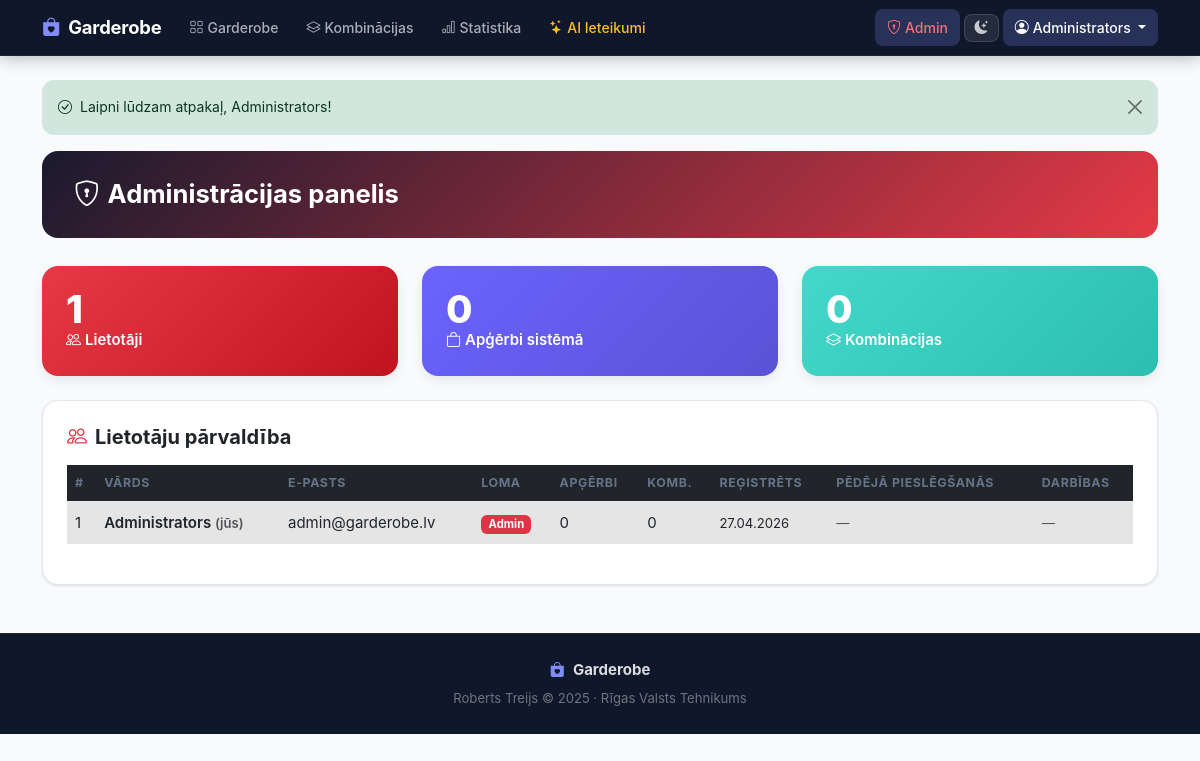
Screenshot of /pages/admin.php (signed in) with the database file from the repository.
### tables this page shows
CREATE TABLE IF NOT EXISTS users (
    id BIGINT UNSIGNED NOT NULL AUTO_INCREMENT,
    name VARCHAR(100) NOT NULL,
    email VARCHAR(150) NOT NULL UNIQUE,
    password VARCHAR(255) NOT NULL,
    role ENUM('user','premium','admin') DEFAULT 'user',
    style_preferences VARCHAR(100) NULL,
    sizes VARCHAR(100) NULL,
    last_login TIMESTAMP NULL DEFAULT NULL,
    created_at TIMESTAMP DEFAULT CURRENT_TIMESTAMP,
    PRIMARY KEY (id)
);

### includes/auth.php (called while the page is built, shortened)
<?php
function isLoggedIn() {
    return isset($_SESSION['user_id']);
}
function getCurrentUser() {
    $db = getDB();
    $stmt = $db->prepare("SELECT * FROM users WHERE id = ?");
    $stmt->execute([$_SESSION['user_id']]);
    return $stmt->fetch();
}
function isPremium() {
    $user = getCurrentUser();
    return $user && in_array($user['role'], ['premium', 'admin']);
}
function getFlash() {
    if (isset($_SESSION['flash'])) {
        $flash = $_SESSION['flash'];
        return $flash;
    }
    return null;
}
function sanitize($str) {
    return htmlspecialchars(trim($str), ENT_QUOTES, 'UTF-8');
}

### pages/admin.php (the view, shortened to what this page needs)
<?php
require_once __DIR__ . '/../includes/auth.php';
$user = getCurrentUser();
$db   = getDB();
$userCount    = $db->query("SELECT COUNT(*) FROM users")->fetchColumn();
$clothingCount= $db->query("SELECT COUNT(*) FROM clothing")->fetchColumn();
$outfitCount  = $db->query("SELECT COUNT(*) FROM outfits")->fetchColumn();
$users = $db->query("SELECT u.*,
    (SELECT COUNT(*) FROM clothing WHERE user_id=u.id) as clothing_count,
    (SELECT COUNT(*) FROM outfits WHERE user_id=u.id) as outfit_count
    FROM users u ORDER BY u.created_at DESC")->fetchAll();
require_once __DIR__ . '/../includes/header.php';
?>
<div class="page-header" style="background:linear-gradient(135deg,#1a1a2e,#e63946);">
  <h1><i class="bi bi-shield-lock me-2"></i>Administrācijas panelis</h1>
</div>
<div class="row g-4 mb-4">
  <div class="col-md-4">
    <div class="stat-card" style="background:linear-gradient(135deg,#e63946,#c1121f);">
      <div class="stat-num"><?= $userCount ?></div>
      <div class="fw-semibold"><i class="bi bi-people me-1"></i>Lietotāji</div>
    </div>
  </div>
  <div class="col-md-4">
    <div class="stat-card" style="background:linear-gradient(135deg,#6c63ff,#5a52d5);">
      <div class="stat-num"><?= $clothingCount ?></div>
      <div class="fw-semibold"><i class="bi bi-bag me-1"></i>Apģērbi sistēmā</div>
    </div>
  </div>
  <div class="col-md-4">
    <div class="stat-card" style="background:linear-gradient(135deg,#43d8c9,#2cbfb1);">
      <div class="stat-num"><?= $outfitCount ?></div>
      <div class="fw-semibold"><i class="bi bi-layers me-1"></i>Kombinācijas</div>
    </div>
  </div>
</div>
<div class="card p-4">
  <h5 class="fw-bold mb-3"><i class="bi bi-people me-2 text-danger"></i>Lietotāju pārvaldība</h5>
  <div class="table-responsive">
    <table class="table table-hover align-middle">
      <thead class="table-dark">
        <tr>
          <th>#</th><th>Vārds</th><th>E-pasts</th><th>Loma</th>
          <th>Apģērbi</th><th>Komb.</th><th>Reģistrēts</th><th>Pēdējā pieslēgšanās</th><th>Darbības</th>
        </tr>
      </thead>
      <tbody>
      <?php foreach ($users as $u):
        $roleClass = ['user'=>'secondary','premium'=>'warning','admin'=>'danger'];
        $roleLV    = ['user'=>'Lietotājs','premium'=>'Premium','admin'=>'Admin'];
      ?>
      <tr <?= $u['id']==$user['id'] ? 'class="table-active"' : '' ?>>
        <td><?= $u['id'] ?></td>
        <td class="fw-semibold"><?= sanitize($u['name']) ?>
          <?php if ($u['id']==$user['id']): ?><small class="text-muted">(jūs)</small><?php endif; ?>
        </td>
        <td><?= sanitize($u['email']) ?></td>
        <td><span class="badge bg-<?= $roleClass[$u['role']] ?>"><?= $roleLV[$u['role']] ?></span></td>
        <td><?= $u['clothing_count'] ?></td>
        <td><?= $u['outfit_count'] ?></td>
        <td><small><?= date('d.m.Y', strtotime($u['created_at'])) ?></small></td>
        <td><small class="text-muted"><?= $u['last_login'] ? date('d.m.Y H:i', strtotime($u['last_login'])) : '—' ?></small></td>
        <td>
          <?php if ($u['id'] != $user['id']): ?>
          <form method="POST" class="d-inline-flex gap-1 align-items-center">
            <input type="hidden" name="csrf_token" value="<?= generateCSRF() ?>">
            <input type="hidden" name="uid" value="<?= $u['id'] ?>">
            <select name="role" class="form-select form-select-sm" style="width:120px;">
              <option value="user"    <?= $u['role']==='user'    ?'selected':'' ?>>Lietotājs</option>
              <option value="premium" <?= $u['role']==='premium' ?'selected':'' ?>>Premium</option>
              <option value="admin"   <?= $u['role']==='admin'   ?'selected':'' ?>>Admin</option>
            </select>
            <button type="submit" name="change_role" class="btn btn-sm btn-primary">
              <i class="bi bi-check"></i>
            </button>
          </form>
          <a href="?delete_user=<?= $u['id'] ?>" class="btn btn-sm btn-outline-danger"
             onclick="return confirmDelete('Dzēst lietotāju <?= sanitize($u['name']) ?>? Tiks dzēsti arī visi viņa dati.')">
            <i class="bi bi-trash"></i>
          </a>
          <?php else: ?>
          <span class="text-muted small">—</span>
          <?php endif; ?>
        </td>
      </tr>
      <?php endforeach; ?>
      </tbody>
    </table>
  </div>
</div>
<?php require_once __DIR__ . '/../includes/footer.php'; ?>

### includes/header.php (shortened to what this page needs)
<!DOCTYPE html>
<html lang="lv">
<head>
    <link href="https://cdn.jsdelivr.net/npm/bootstrap@5.3.0/dist/css/bootstrap.min.css" rel="stylesheet">
    <link href="https://cdn.jsdelivr.net/npm/bootstrap-icons@1.11.0/font/bootstrap-icons.css" rel="stylesheet">
    <link href="<?= SITE_URL ?>/css/style.css" rel="stylesheet">
</head>
<body>
<nav class="navbar navbar-expand-lg navbar-dark sticky-top" id="mainNav">
  <div class="container">
    <a class="navbar-brand fw-bold" href="<?= SITE_URL ?>">
      <i class="bi bi-bag-heart-fill me-2" style="color:#818cf8;"></i>Garderobe
    </a>
    <div class="collapse navbar-collapse" id="navMenu">
      <ul class="navbar-nav me-auto gap-1 mt-2 mt-lg-0">
        <?php if (isLoggedIn()): ?>
        <li class="nav-item">
          <a class="nav-link" href="<?= SITE_URL ?>/pages/wardrobe.php"><i class="bi bi-grid me-1"></i>Garderobe</a>
        </li>
        <li class="nav-item">
          <a class="nav-link" href="<?= SITE_URL ?>/pages/outfits.php"><i class="bi bi-layers me-1"></i>Kombinācijas</a>
        </li>
        <li class="nav-item">
          <a class="nav-link" href="<?= SITE_URL ?>/pages/stats.php"><i class="bi bi-bar-chart me-1"></i>Statistika</a>
        </li>
        <?php if (isPremium()): ?>
        <li class="nav-item">
          <a class="nav-link" href="<?= SITE_URL ?>/pages/ai.php" style="color:#fbbf24 !important;"><i class="bi bi-stars me-1"></i>AI Ieteikumi</a>
        </li>
        <?php endif; ?>
        <?php endif; ?>
      </ul>
      <ul class="navbar-nav align-items-lg-center gap-1 mt-2 mt-lg-0">
        <?php if (isLoggedIn()):
          $navUser = getCurrentUser(); ?>
        <?php if ($navUser['role'] === 'admin'): ?>
        <li class="nav-item">
          <a class="nav-link" href="<?= SITE_URL ?>/pages/admin.php" style="color:#f87171 !important;"><i class="bi bi-shield-lock me-1"></i>Admin</a>
        </li>
        <?php endif; ?>
        <li class="nav-item d-none d-lg-flex align-items-center">
          <button class="theme-toggle" id="themeToggle" aria-label="Mainīt izskatu">
            <i class="bi bi-moon-stars-fill" id="themeIcon"></i>
          </button>
        </li>
        <li class="nav-item dropdown">
          <a class="nav-link dropdown-toggle" href="#" data-bs-toggle="dropdown">
            <i class="bi bi-person-circle me-1"></i><?= sanitize($navUser['name']) ?>
          </a>
        </li>
        <?php endif; ?>
      </ul>
    </div>
  </div>
</nav>
<div class="container mt-4">
<?php $flash = getFlash(); if ($flash): ?>
<div class="alert alert-<?= $flash['type']==='error'?'danger':$flash['type'] ?> alert-dismissible fade show" role="alert">
  <i class="bi bi-<?= ($flash['type']==='error'||$flash['type']==='danger')?'exclamation-circle':'check-circle' ?> me-2"></i><?= sanitize($flash['message']) ?>
  <button type="button" class="btn-close" data-bs-dismiss="alert"></button>
</div>
<?php endif; ?>

### includes/footer.php (shortened to what this page needs)
</div>
<footer class="footer mt-5 py-4">
  <div class="container text-center">
    <p class="mb-1">
      <i class="bi bi-bag-heart-fill me-1" style="color:#818cf8;"></i>
      <strong>Garderobe</strong>
    </p>
    <small>Roberts Treijs &copy; 2025 &middot; Rīgas Valsts Tehnikums</small>
  </div>
</footer>
</body>
</html>

### css/style.css (style rules this page uses)
:root { --brand: #6366f1; --brand-hover: #4f46e5; --brand-subtle: rgba(99,102,241,.1); --surface: #ffffff; --surface-2: #f8fafc; --surface-3: #f1f5f9; --text: #1e293b; --text-muted: #64748b; --border: #e2e8f0; --shadow-sm: 0 1px 2px rgba(0,0,0,.05); --shadow: 0 1px 3px rgba(0,0,0,.08), 0 1px 2px rgba(0,0,0,.04); --shadow-md: 0 4px 12px rgba(0,0,0,.08); --shadow-lg: 0 8px 28px rgba(0,0,0,.12); --radius: 12px; --radius-lg: 16px; --radius-xl: 20px; --t: .18s ease; }
*, *::before, *::after { box-sizing: border-box; }
body { font-family: -apple-system, BlinkMacSystemFont, 'Segoe UI', Roboto, sans-serif; font-size: .9375rem; line-height: 1.6; background: var(--surface-2); color: var(--text); -webkit-font-smoothing: antialiased; }
#mainNav { background: #0f172a !important; border-bottom: 1px solid rgba(255,255,255,.05); box-shadow: 0 2px 16px rgba(0,0,0,.28); }
#mainNav .navbar-brand { font-size: 1.15rem; font-weight: 700; letter-spacing: -.01em; color: #fff !important; }
#mainNav .nav-link { color: rgba(255,255,255,.65) !important; font-size: .875rem; font-weight: 500; padding: .45rem .75rem !important; border-radius: 8px; transition: all var(--t); }
#mainNav .nav-link.active-link { color: #fff !important; background: rgba(129,140,248,.22); }
.theme-toggle { background: rgba(255,255,255,.09); border: 1px solid rgba(255,255,255,.13); color: rgba(255,255,255,.75); border-radius: 8px; padding: .38rem .6rem; cursor: pointer; transition: all var(--t); font-size: .85rem; line-height: 1; }
.card { border: 1px solid var(--border); border-radius: var(--radius-lg); box-shadow: var(--shadow); background: var(--surface); transition: transform var(--t), box-shadow var(--t); }
.page-header { background: linear-gradient(135deg, var(--brand) 0%, var(--brand-hover) 100%); color: #fff; padding: 1.75rem 2rem; border-radius: var(--radius-lg); margin-bottom: 1.75rem; }
.page-header h1 { font-size: 1.6rem; font-weight: 700; margin: 0; }
.footer { background: #0f172a; color: rgba(255,255,255,.4); border-top: 1px solid rgba(255,255,255,.05); }
.footer strong { color: rgba(255,255,255,.85); }
.alert { border-radius: var(--radius); border: none; font-size: .875rem; }
.table { color: var(--text); }
.table thead th { font-size: .775rem; font-weight: 700; text-transform: uppercase; letter-spacing: .05em; color: var(--text-muted); border-bottom: 2px solid var(--border); }
.table td, .table th { border-color: var(--border); }
.stat-card { border-radius:var(--radius-lg); padding:1.5rem; color:#fff; box-shadow:var(--shadow-md); }
.stat-card .stat-num { font-size:2.4rem; font-weight:800; letter-spacing:-.03em; line-height:1; }

### rows the page displays
users: name "Administrators", id "1", shows "(jūs)", email "admin@garderobe.lv", role "Admin", clothing_count "0", outfit_count "0", created_at "27.04.2026"

### other values shown
$flash['message'] "Laipni lūdzam atpakaļ, Administrators!"
$userCount "1"
$clothingCount "0"
$outfitCount "0"
